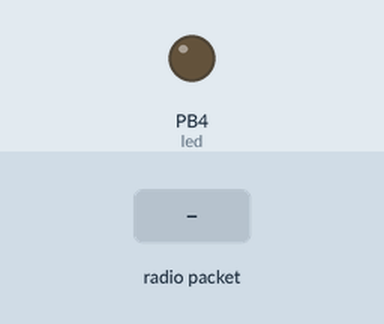
Bench run of a sketch on a simulated ATtiny85, built with avr-gcc and run on an emulated ATtiny85. Shown: output pins drawn as LEDs (lit = HIGH). The inputs (shaded band) are chosen by the test bench. No radio packets arrive unless stated.

Above: at 4.2 s.
4.3 s: radio packet "1" arrives
Timing chart, 0 to 7.3 s (numbered marks = the images above; inputs shaded):
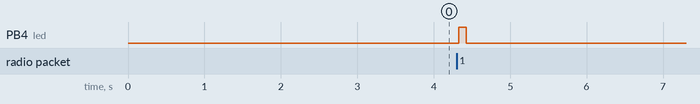

Measured:
- after the input at 4.3 s, PB4 (led): LOW → HIGH at once, → LOW 0.10 s later

The sketch:

Tiny85_interfaz_FM433_Raspy_UART_TX_8.ino
```cpp
/*
********************************
  Receptor de RF-433 paraRaspy
  uso de Attiny85 como puente.
  Daniel Lopez Campos

  V 0.8
  mayo-2015

********************************

YA NO ------ Basado en http://www.raspberrypi-es.com/category/attiny85/

V 0.1
- Version inicial.Utilizo el attiny como puente entre el emisor de RF433 y Raspberry
No he encontrado forma de que Raspy trabaje como Slave, asi que solicito datos desde
Raspy a Attiny de forma periodica, para ver si han entrado muestras nuevas

V 0.2
- Simplifico el uso de los dos leds, dejando solo uno que indica que ha recibido la
peticion.

V 0.3
- version funcional

V 0.4
- borro contenido de "sensor" una vez enviado, para evitar los envios repetidos y
ver que pasa cuando se pierde una señal.

V 0.6
- Cambio el puerto de envio de datos I2C por el UART, en modo debug (solo puede transmitir)
De esta forma attiny no espera a recibir una peticion para enviar su lectura. ESto va
a simplificar la implementacion de mas sensores, puesto que no tengo que discriminar
en el attiny, sencillamente remito a Raspy todo lo que llegue.
Como no dispongo de feedback para que Raspy informe al sensor de la llegada del mensaje
he pensado en realizar el envio 3 veces, para asegurar su llegada.

V 0.7
- Introduzco libreria SoftwareSerial para poder trabajar en TR/TX
- Por el momento funciona como receptor. Voy a implementar protocolo:

   ESTACION      SENSOR                    ESTACION
   solicitud --> respuesta con lectura --> confirmacion de recepcion SI --> ok
                                                       NO --> nueva solicitud
V 0.8
- Version funcional con envio y recepcion RT/XT -->radio RFM433

Pines:

Attiny85
--------
                _____
    (reset) 5 -|  o  |- Vcc
        RX  3 -|     |- 2  emisor FM
       led  4 -|     |- 1  TX
          GND -|_____|- 0  receptor FM
*/

// Serie
  #include <SoftwareSerial.h>
  const int rx=3;
  const int tx=1;
  SoftwareSerial mySerial(rx,tx);

// FM433
 #include <VirtualWire.h>

// LED
 #define led 4

// variables
  char lectura[] = "---------|---------|";


void setup(){
  // Serie
    pinMode(rx,INPUT);
    pinMode(tx,OUTPUT);
    mySerial.begin(9600);

  //FM 433 transmisor
    vw_set_ptt_inverted(true);
    vw_set_tx_pin(2);
    vw_setup(4000);// speed of data transfer Kbps

  //FM 433 receptor
    vw_set_rx_pin(0);
    vw_rx_start();       // Start the receiver PLL running
    delay (3000);

  // LED
    pinMode(led, OUTPUT);
}


void loop(){
    if (mySerial.available()>0) {

            for (int i=0 ; i<21 ; i++) {
                char dato = mySerial.read();
                lectura[i] = dato;
            }
              // Envio de los datos por FM433
            vw_send((uint8_t *)lectura, strlen(lectura));
            vw_wait_tx(); // Wait until the whole message is gone
            Blink(1);
    }

    else {
        uint8_t buf[VW_MAX_MESSAGE_LEN];
        uint8_t buflen = VW_MAX_MESSAGE_LEN;
        if (vw_get_message(buf, &buflen)) {
            for (int i = 0 ; i < 21; i++) {
                mySerial.write(buf[i]);
            }
            mySerial.println("");
            Blink(1);
        }
    }
}


void Blink(byte times){ // poor man's display
  for (byte i=0; i< times; i++){
    digitalWrite(led,HIGH);
    delay (100);
    digitalWrite(led,LOW);
    delay (50);
  }
}
```
